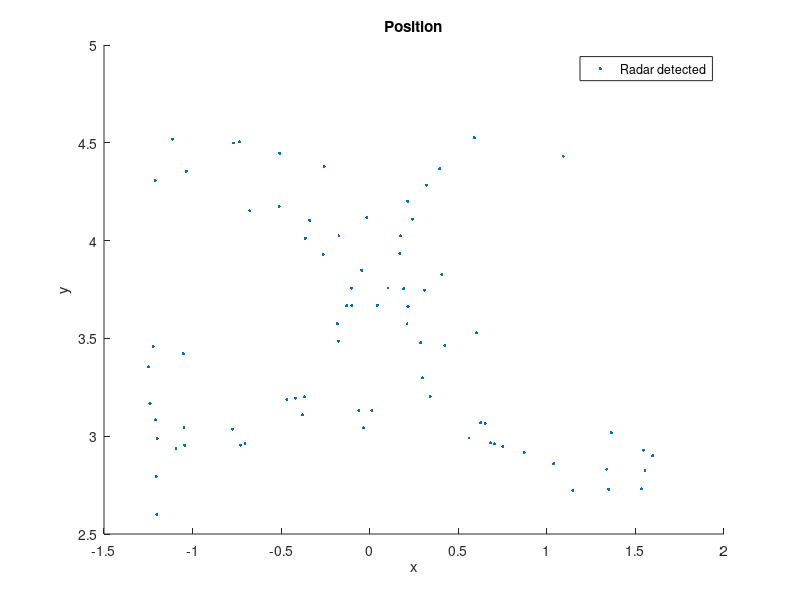

Reproduce this figure in MATLAB. (Note: this script raises an error after producing the figure.)
clear; clc; close all;

load('x_radar_eight_walking.mat'); load('y_radar_eight_walking.mat');
t = linspace(0, 2*pi, length(x_radar));
dt = t(2) - t(1);

% 튀는 값 제거
mean_x = mean(x_radar);
std_x = std(x_radar);
mean_y = mean(y_radar);
std_y = std(y_radar);

threshold = 1; % 3 표준편차를 기준으로 이상치 제거
valid_indices = abs(x_radar - mean_x) < threshold * std_x & abs(y_radar - mean_y) < threshold * std_y;

x_radar_filtered = x_radar(valid_indices);
y_radar_filtered = y_radar(valid_indices);


% Plotting the position
figure;
scatter(x_radar_filtered, y_radar_filtered, 5, 'red', 'filled', 'DisplayName', 'Radar detected');
xlabel('x');
ylabel('y');
title('Position');
legend;
hold on;

% Adjust layout
%sgtitle('IMM filter Tracking ');
set(gcf, 'Position', [100, 100, 800, 600]);

% Define measurements to be the position with noise
measPos = [x_radar_filtered; y_radar_filtered; zeros(size(x_radar_filtered))];

% Define the initial state and covariance
positionSelector = [1 0 0 0 0 0; 0 0 1 0 0 0; 0 0 0 0 1 0]; % Position from state
initialState = [x_radar_filtered(1); 0; y_radar_filtered(1); 0; 0; 0]; % First measurement as initial state
initialCovariance = diag([1, 1e4, 1, 1e4, 1, 1e4]); % Velocity is not measured

% Create a constant-velocity trackingEKF
cvekf = trackingEKF(@constvel, @cvmeas, initialState, ...
    'StateTransitionJacobianFcn', @constveljac, ...
    'MeasurementJacobianFcn', @cvmeasjac, ...
    'StateCovariance', initialCovariance, ...
    'HasAdditiveProcessNoise', false, ...
    'ProcessNoise', eye(3));

% Track using the constant-velocity filter
numSteps = numel(x_radar_filtered);
dist = zeros(1, numSteps);
estPos = zeros(3, numSteps);
for i = 2:numSteps
    predict(cvekf, dt);
    dist(i) = distance(cvekf, measPos(:,i)); % Distance from true position
    estPos(:,i) = positionSelector * correct(cvekf, measPos(:,i));
end
hold on;
plot(estPos(1,:), estPos(2,:), '-g', 'DisplayName', 'CV Low PN');
title('True and Estimated Positions with CV Filter');
axis equal;
legend;

% Increase the process noise for the constant-velocity filter
cvekf2 = trackingEKF(@constvel, @cvmeas, initialState, ...
    'StateTransitionJacobianFcn', @constveljac, ...
    'MeasurementJacobianFcn', @cvmeasjac, ...
    'StateCovariance', initialCovariance, ...
    'HasAdditiveProcessNoise', false, ...
    'ProcessNoise', diag([50, 50, 1])); % Large uncertainty in the horizontal acceleration

dist = zeros(1, numSteps);
estPos = zeros(3, numSteps);
for i = 2:numSteps
    predict(cvekf2, dt);
    dist(i) = distance(cvekf2, measPos(:,i)); % Distance from true position
    estPos(:,i) = positionSelector * correct(cvekf2, measPos(:,i));
end
hold on;
plot(estPos(1,:), estPos(2,:), '-c', 'DisplayName', 'CV High PN');
title('True and Estimated Positions with Increased Process Noise');
axis equal;
legend;

% Use an interacting multiple-model (IMM) filter
imm = trackingIMM('TransitionProbabilities', 0.99); % Default IMM with three models
initialize(imm, initialState, initialCovariance);

% Track using the IMM filter
dist = zeros(1, numSteps);
estPos = zeros(3, numSteps);
modelProbs = zeros(3, numSteps);
modelProbs(:,1) = imm.ModelProbabilities;
for i = 2:numSteps
    predict(imm, dt);
    dist(i) = distance(imm, measPos(:,i)); % Distance from true position
    estPos(:,i) = positionSelector * correct(imm, measPos(:,i));
    modelProbs(:,i) = imm.ModelProbabilities;
end
hold on;
plot(estPos(1,:), estPos(2,:), '-m', 'DisplayName', 'IMM');
title('True and Estimated Positions with IMM Filter');
axis equal;
legend;


%% Micro doppler
NChirp=128; NChan=4; NSample=256; Nframe = 256;   
load("X:\Personals\Subin_Moon\Radar\0_data\eight_walking_adc_raw_data.mat");

% RangeBinIdx = 22;
% 
% 
% for frame_number = 50:256
%     cnt = cnt + 1;
% 
%     % Reshape Data
%     [frameComplex_cell] = ReshapeData(NChirp, NChan, NSample, Nframe, adcRawData);    
%     % Time domain output
%     [currChDataQ, currChDataI, t] = TimeDomainOutput(NSample, sampling_time, chirpsIdx, chanIdx, frame_number, frameComplex_cell);    
%     % FFT Range Profile
%     [rangeProfileData, radarCubeData_cell, channelData, rangeBin] = RangeFFT(NChirp, NChan, NSample, Nframe, ...
%         chirpsIdx, chanIdx, numrangeBins, range_resolution, frame_number, frameComplex_cell);    
%     % MTI filter
%     [radarCubeData_mti_cell, rangeProfileData_mti, channelData_mti] = MTI_filter(NChirp, NChan, NSample, Nframe,...
%         chirpsIdx, chanIdx, frame_number,radarCubeData_cell);
%     % Micro doppler
%     [time_axis, micro_doppler_mti, micro_doppler] = microdoppler(NChirp, NChan, Nframe, RangeBinIdx, radarCubeData_mti_cell, radarCubeData_cell);
% 
% 
% 
% end

%% tracking frame update 

figure();
plot(estPos(1,:), estPos(2,:), '-m', 'LineWidth', 1.5);


for value = 1: length(estPos)
    updatePlot(value, estPos);
    pause(0.005);
end

function updatePlot(value, estPos)
        plotestPos(value, estPos); 
        drawnow;
end


function plotestPos(value, estPos)
    plot(estPos(1,value), estPos(2,value), '.m', 'LineWidth', 1.5);
    xlim([-3, 3]);
    ylim([0, 4.5]);
    xlabel('X (m)');
    ylabel('Y (m)');
    title('IMM Filtering');
end